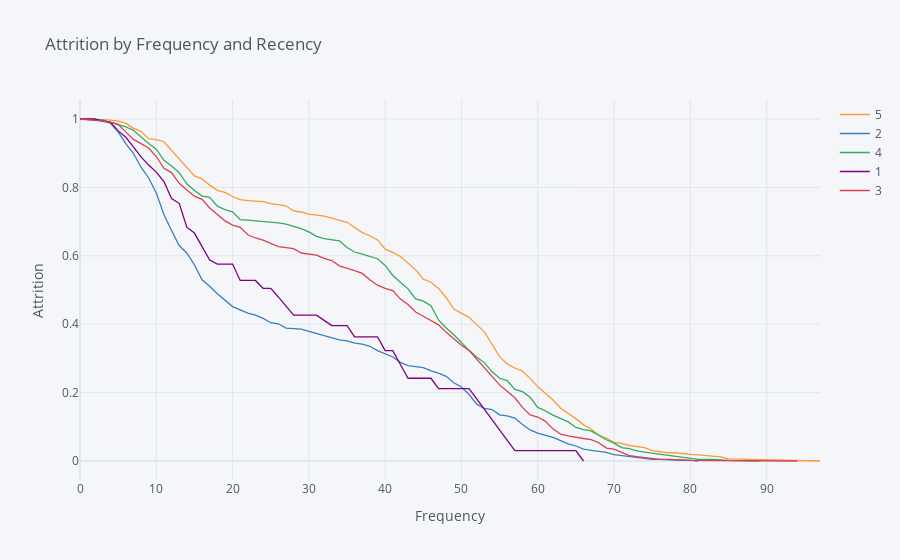

The code cell stored with this chart in its notebook:
### Code cell
rates=survival(df_gr_ID, 'Recency_qcut', 'Frequency', 'Attrition')
rates.iplot(kind='line', xTitle='Frequency', yTitle='Attrition',title='Attrition by Frequency and Recency')
